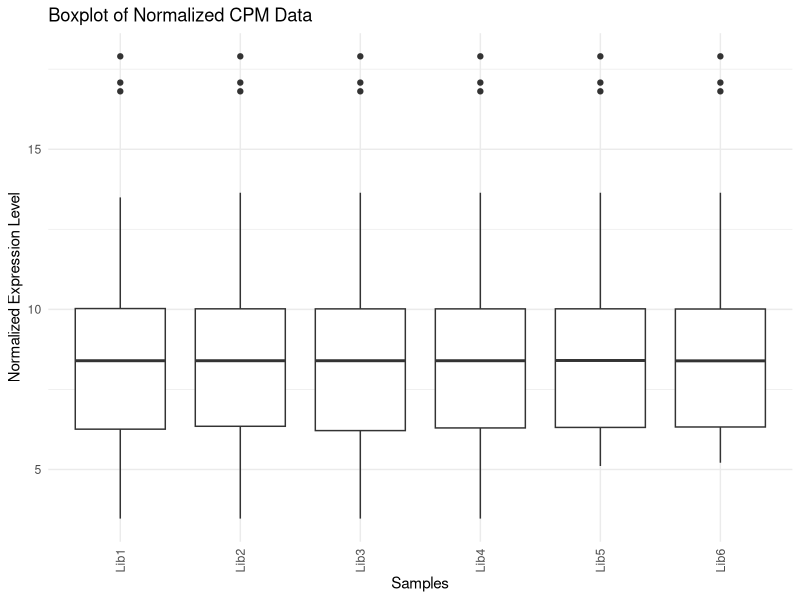

Source code (R):
rm(list = ls(all.names = TRUE))


########## Load libraries ##########
library("tidyverse")
library("edgeR")
library("dplyr")
library("readr")
library("ggfortify")
library("ggplot2")
library("limma")
library("reshape2")
########## Load libraries ##########

########## Import data as raw_counts and libs' specification as spec ##########
raw_counts <- readr::read_tsv(file = "src/raw_counts.tsv", col_names = TRUE)
spec <- readr::read_tsv(file = "src/spec.tsv", col_names = TRUE)
########## Import data as raw_counts and phenodata as lib_spec ##########


########## Prep lib_spec ##########
spec <- spec %>% 
  tibble::column_to_rownames("Sample")
########## Prep lib_spec ##########


########## Prep df ##########
df <- raw_counts
anyDuplicated(df)
df <- data.frame(df, row.names = 1)
all(rownames(spec) == colnames(df))
########## Prep df ##########

########## Decide factors ##########
spec$Timepoint <- factor(spec$Timepoint, levels = c("t0", "t1"))
spec$Animal <- factor(spec$Animal, levels = c("01", "02", "03"))
spec$Class <- factor(spec$Class, levels = c("control", "treat"))
########## Decide factors ##########


########## Basic analysis ##########
# All outputs will be saved on this folder
dirOut <- paste0("workflow/results/basics/")
if(!file.exists(dirOut)) { dir.create(path = dirOut, recursive = T) }

###### 1. CPM ######
cpm <- cpm(df, log = TRUE, prior.count = 2, normalized.lib.sizes = TRUE)
min_cpm <- min(cpm)
max_cpm <- max(cpm)

png(filename = paste0(dirOut, "/log2cpm_boxplot.png"))
boxplot(cpm, xlab="", ylab="Log2 counts per million",las=2)
abline(h=median(cpm),col="blue")
title("Boxplots of log2CPMs")
dev.off()


cpm_normalized <- normalizeQuantiles(cpm)
cpm_melted <- melt(cpm_normalized)


p <- ggplot(cpm_melted, aes(x = Var2, y = value)) +
  geom_boxplot() +
  labs(title = "Boxplot of Normalized CPM Data", x = "Samples", y = "Normalized Expression Level") +
  theme_minimal() + 
  theme(axis.text.x=element_text(angle = 90, vjust = 0.5))
p

ggsave(filename = paste0(dirOut, "/", "log2cpm_normalized.png"),
       width = 5, height = 5)
ggsave(filename = paste0(dirOut, "/", "log2cpm_normalized.pdf"),
       width = 5, height = 5)

###### 2. PCA ######
pca <- prcomp(t(cpm))

# Without clustering
pcaPlot <- autoplot(pca, 
                    data = spec, 
                    colour = "Timepoint", 
                    shape = "Animal", 
                    size = 3) +
  ggtitle("PCA") + 
  theme(plot.title = element_text(hjust = 0.5))

# With clustering (frame)
pcaPlot2 <- autoplot(pca, 
                     data = spec, 
                     colour = "Timepoint", 
                     shape = "Animal", 
                     size = 4, 
                     frame = TRUE) + 
  ggtitle("PCA - clustering") + 
  theme(plot.title = element_text(hjust = 0.5)) 


ggsave(filename = paste0(dirOut, "/", "PCA_no_cluster.png"), plot = pcaPlot)
ggsave(filename = paste0(dirOut, "/", "PCA_no_cluster.pdf"), plot = pcaPlot)

ggsave(filename = paste0(dirOut, "/", "PCA_cluster.png"), plot = pcaPlot2)
ggsave(filename = paste0(dirOut, "/", "PCA_cluster.png"), plot = pcaPlot2)
########## Basic analysis ##########
